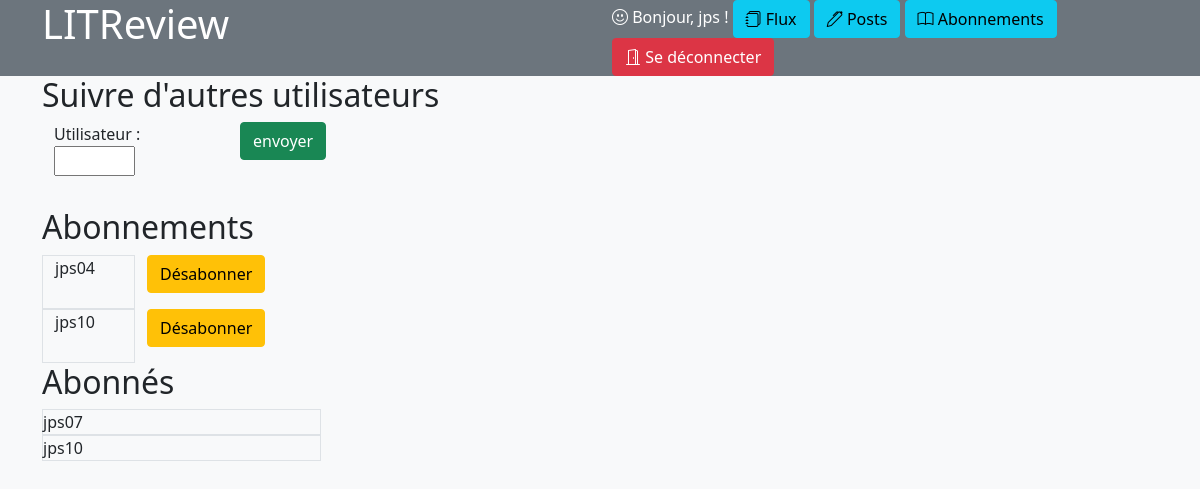
Before: /home/abonnements (signed in) with the older database file.
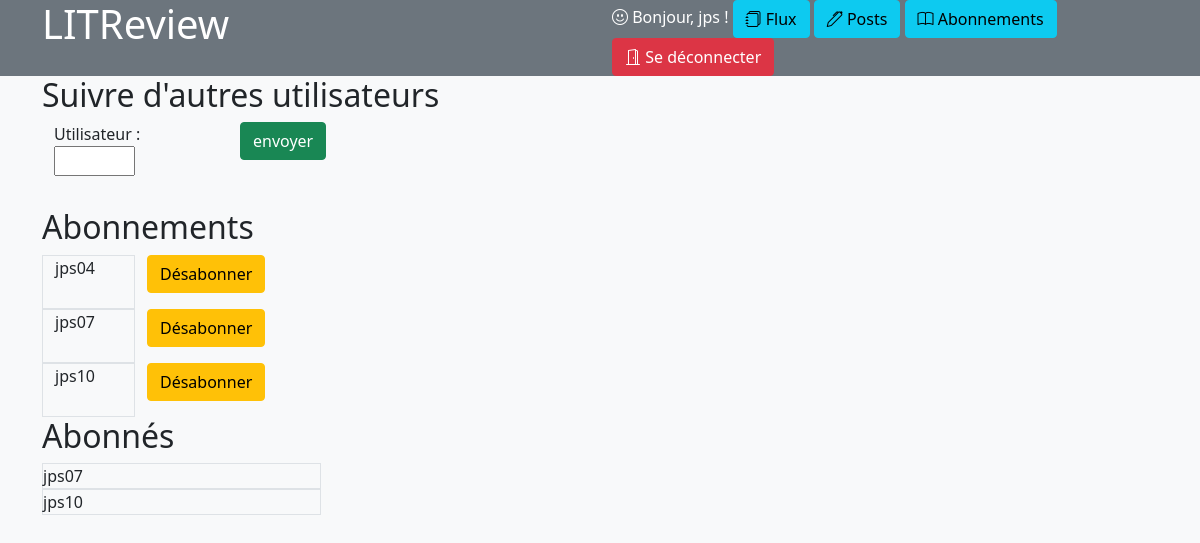
After: the same page with the newer database file.
### review/models.py (models this page shows)
class UserFollows(models.Model):
    user = models.ForeignKey(settings.AUTH_USER_MODEL, on_delete=models.SET_NULL, null=True, related_name='following')
    followed_user = models.ForeignKey(settings.AUTH_USER_MODEL, on_delete=models.SET_NULL, null=True, related_name='followed_by')
    class Meta:
        unique_together = ('user', 'followed_user')

### connexion/models.py (models this page shows, shortened)
class ConnectUser(AbstractBaseUser):
    pseudo = models.CharField(
        unique=True,
        max_length=10,
        blank=False
    )
    email = models.EmailField(
        unique=True,
        max_length=255,
        blank=False
    )
    is_active = models.BooleanField(default=True)
    is_staff = models.BooleanField(default=False)
    is_admin = models.BooleanField(default=False)
    USERNAME_FIELD = "pseudo"
    REQUIRED_FIELDS = ["email"]
    objects = MyUserManager()

### review/views/follows.py (the view, shortened to what this page needs)
# urls.py: path('home/abonnements', login_required(review.views.UserFollowsView.as_view()),name='abonnements'),
class UserFollowsView(View):
    template_name = 'review/abonnements.html'
    form = UserFollowsForm
    success_url = reverse_lazy('home')
    def get(self, request):
        form = self.form()
        follows = UserFollows.objects.filter(user=self.request.user)
        followers = UserFollows.objects.filter(followed_user=self.request.user)
        return render(request,
                      self.template_name,
                      {"follows": follows,
                       "form": form,
                       "followers": followers})

### review/forms.py
class UserFollowsForm(forms.Form):
    followed_name = forms.CharField(label="Utilisateur" ,widget = forms.TextInput())

### review/templates/review/abonnements.html (shortened to what this page needs)
{% extends 'base.html' %}
{% block content %}
<div class="container">
    <h2>Suivre d'autres utilisateurs</h2>
    <form method="POST">
        <div class="container">
            <div class="row">
                <div class="col-2">
                    {{form.as_p}}
                </div>
                <div class="col">
                    <input type="submit" class="btn btn-success" value="envoyer">
                </div>
            </div>
        </div>
    </form>
    <h2>Abonnements</h2>
    {% if follows %}
        {% for follow in follows %}
             <div class="container">
                 <div class="row">
                     <div class="col-1 border">
                         {{ follow.followed_user}}
                     </div>
                     <div class="col-2">
                         <form onsubmit="return confirm('Etes-vous sûr?');" action="{% url 'delete_abonnements' follow.id %}" method="POST">
                            <button class="btn btn-warning">Désabonner</button>
                        </form>
                     </div>
                 </div>
             </div>
        {% endfor ´%}
    {% endif %}
    <h2>Abonnés</h2>
    {% if followers %}
        {% for follower in followers %}
             <div  class="border w-25">
               {{ follower.user}}
             </div>
        {% endfor ´%}
    {% endif %}
</div>
{% endblock content %}

Changed rows visible on the page:
added UserFollows: followed_user "jps07", shown under "Abonnements"
